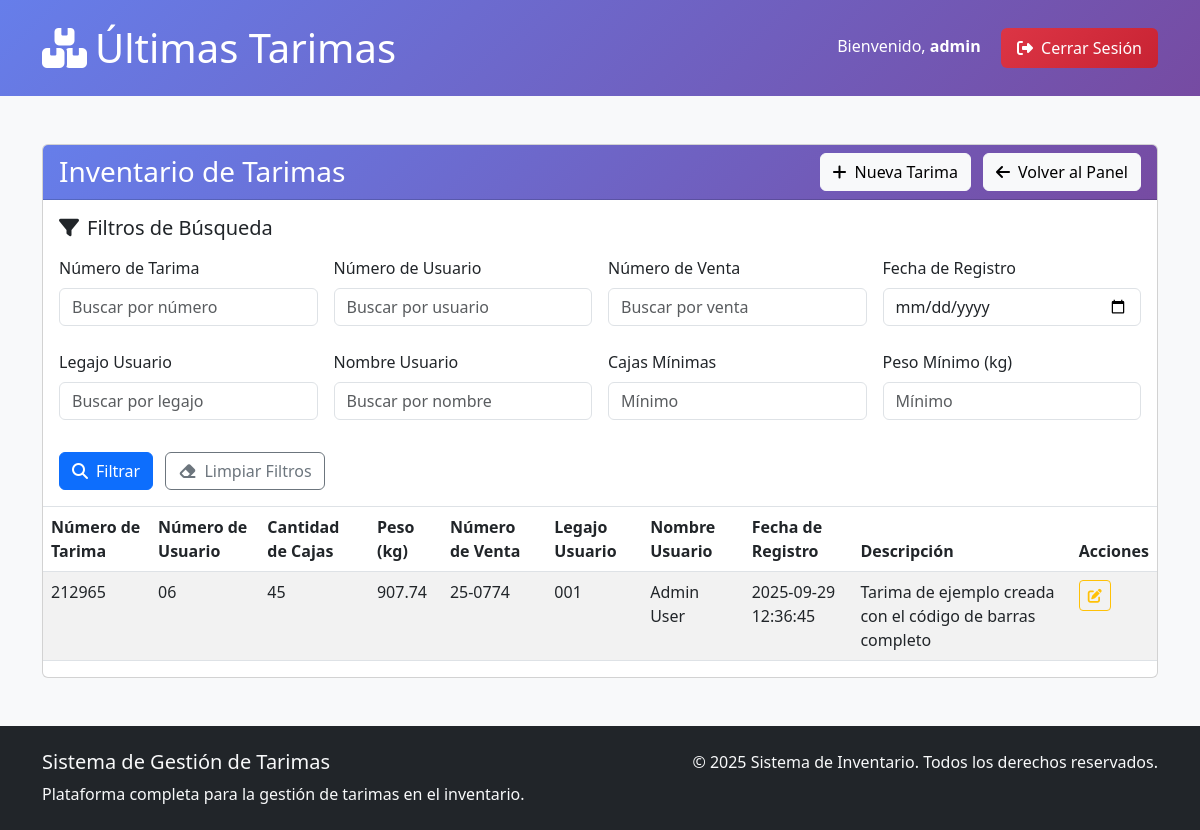
The page /tarimas (signed in) on the database its author committed.
### tables this page shows
CREATE TABLE tarimas (
    id_tarima INT AUTO_INCREMENT PRIMARY KEY,
    codigo_barras VARCHAR(30) NOT NULL,
    numero_tarima VARCHAR(6) NOT NULL,
    numero_usuario VARCHAR(2) NOT NULL,
    cantidad_cajas INT NOT NULL,
    peso DECIMAL(10,2) DEFAULT 0.00,
    numero_venta VARCHAR(10) NOT NULL,
    descripcion TEXT,
    id_usuario INT,
    fecha_registro TIMESTAMP DEFAULT CURRENT_TIMESTAMP,
    FOREIGN KEY (id_usuario) REFERENCES usuarios(id_usuario) ON DELETE SET NULL ON UPDATE CASCADE
);

CREATE TABLE usuarios (
    id_usuario INT AUTO_INCREMENT PRIMARY KEY,
    username VARCHAR(50) NOT NULL UNIQUE,
    email VARCHAR(100) NOT NULL UNIQUE,
    password VARCHAR(255) NOT NULL,
    first_name VARCHAR(50) NOT NULL,
    last_name VARCHAR(50) NOT NULL,
    legajo VARCHAR(20) NOT NULL,
    department VARCHAR(100),
    id_rol INT DEFAULT 2,
    activo TINYINT(1) DEFAULT 1,
    created_at TIMESTAMP DEFAULT CURRENT_TIMESTAMP,
    updated_at TIMESTAMP DEFAULT CURRENT_TIMESTAMP ON UPDATE CURRENT_TIMESTAMP,
    FOREIGN KEY (id_rol) REFERENCES roles(id_rol)
);

### controllers/TarimaController.php (called while the page is built, shortened)
<?php
require_once __DIR__ . '/../models/Tarima.php';
class TarimaController extends Controller {
    private $tarimaModel;
    public function __construct() {
        $this->tarimaModel = new Tarima();
    }
    public function listarTarimas() {
        $filtros = [
            'numero_tarima' => $_GET['numero_tarima'] ?? '',
            'numero_usuario' => $_GET['numero_usuario'] ?? '',
            'numero_venta' => $_GET['numero_venta'] ?? '',
            'fecha_registro' => $_GET['fecha_registro'] ?? '',
            'legajo' => $_GET['legajo'] ?? '',
            'nombre_usuario' => $_GET['nombre_usuario'] ?? '',
            'cantidad_cajas_min' => $_GET['cantidad_cajas_min'] ?? '',
            'peso_min' => $_GET['peso_min'] ?? ''
        ];
        $tarimas = $this->tarimaModel->getTarimasFiltradas($filtros);
        $data = [
            'username' => $_SESSION['username'],
            'tarimas' => $tarimas,
            'role' => $_SESSION['role'] ?? 'produccion',
            'filtros' => $filtros
        ];
        $this->view('tarimas/listar_tarimas', $data);
    }
}

### models/Database.php (called while the page is built)
<?php
class Database {
    private static $instance = null;
    private $pdo;
    private function __construct() {
        try {
            $this->pdo = new PDO("mysql:host=" . DB_HOST . ";dbname=" . DB_NAME, DB_USER, DB_PASS);
            $this->pdo->setAttribute(PDO::ATTR_ERRMODE, PDO::ERRMODE_EXCEPTION);
        } catch(PDOException $e) {
            die("Error de conexión: " . $e->getMessage());
        }
    }
    public static function getInstance() {
        if (self::$instance === null) {
            self::$instance = new self();
        }
        return self::$instance;
    }
    public function getConnection() {
        return $this->pdo;
    }
}

### models/Tarima.php (called while the page is built, shortened)
<?php
require_once __DIR__ . '/Database.php';
class Tarima {
    private $db;
    public function __construct() {
        $this->db = Database::getInstance()->getConnection();
    }
    public function getTarimasFiltradas($filtros) {
        $numero_tarima = !empty($filtros['numero_tarima']) ? $filtros['numero_tarima'] : null;
        $numero_usuario = !empty($filtros['numero_usuario']) ? $filtros['numero_usuario'] : null;
        $numero_venta = !empty($filtros['numero_venta']) ? $filtros['numero_venta'] : null;
        $fecha_registro = !empty($filtros['fecha_registro']) ? $filtros['fecha_registro'] : null;
        $legajo = !empty($filtros['legajo']) ? $filtros['legajo'] : null;
        $nombre_usuario = !empty($filtros['nombre_usuario']) ? $filtros['nombre_usuario'] : null;
        $cantidad_cajas_min = !empty($filtros['cantidad_cajas_min']) && is_numeric($filtros['cantidad_cajas_min']) ? (int)$filtros['cantidad_cajas_min'] : null;
        $peso_min = !empty($filtros['peso_min']) && is_numeric($filtros['peso_min']) ? (float)$filtros['peso_min'] : null;
        $numero_tarima = ($numero_tarima === '') ? null : $numero_tarima;
        $numero_usuario = ($numero_usuario === '') ? null : $numero_usuario;
        $numero_venta = ($numero_venta === '') ? null : $numero_venta;
        $legajo = ($legajo === '') ? null : $legajo;
        $nombre_usuario = ($nombre_usuario === '') ? null : $nombre_usuario;
        $sql = "CALL FiltrarTarimas(?, ?, ?, ?, ?, ?, ?, ?)";
        $stmt = $this->db->prepare($sql);
        $stmt->execute([
            $numero_tarima,
            $numero_usuario,
            $numero_venta,
            $fecha_registro,
            $legajo,
            $nombre_usuario,
            $cantidad_cajas_min,
            $peso_min
        ]);
        $results = $stmt->fetchAll(PDO::FETCH_ASSOC);
        return $results;
    }
}

### views/tarimas/listar_tarimas.php (the view, shortened to what this page needs)
<header class="form-header">
    <div class="container">
        <div class="row align-items-center">
            <div class="col-md-8">
                <h1 class="mb-0"><i class="fas fa-boxes me-2"></i>Últimas Tarimas</h1>
            </div>
            <div class="col-md-4 text-md-end">
                <span class="me-3">Bienvenido, <strong><?= htmlspecialchars($username ?? ''); ?></strong></span>
                <a href="<?= BASE_URL ?>/auth/logout" class="btn logout-btn text-white">
                    <i class="fas fa-sign-out-alt me-1"></i> Cerrar Sesión
                </a>
            </div>
        </div>
    </div>
</header>
<div class="container my-5">
    <div class="card">
        <div class="card-header d-flex justify-content-between align-items-center" style="background: linear-gradient(135deg, #667eea 0%, #764ba2 100%); color: white; ">
            <h3 class="mb-0">Inventario de Tarimas</h3>
            <div>
                <a href="<?= BASE_URL ?>/tarimas/nueva_tarima" class="btn btn-light me-2">
                    <i class="fas fa-plus me-2"></i>Nueva Tarima
                </a>
                <a href="<?= BASE_URL ?>/dashboard" class="btn btn-light">
                    <i class="fas fa-arrow-left me-2"></i>Volver al Panel
                </a>
            </div>
        </div>
        <div class="card-body border-bottom">
            <h5 class="mb-3"><i class="fas fa-filter me-2"></i>Filtros de Búsqueda</h5>
            <form id="filtroTarimas" method="GET" action="<?= BASE_URL ?>/tarimas">
                <div class="row g-3">
                    <div class="col-md-3">
                        <label for="numero_tarima" class="form-label">Número de Tarima</label>
                        <input type="text" class="form-control" id="numero_tarima" name="numero_tarima" value="<?= htmlspecialchars($filtros['numero_tarima'] ?? ''); ?>" placeholder="Buscar por número">
                    </div>
                    <div class="col-md-3">
                        <label for="numero_usuario" class="form-label">Número de Usuario</label>
                        <input type="text" class="form-control" id="numero_usuario" name="numero_usuario" value="<?= htmlspecialchars($filtros['numero_usuario'] ?? ''); ?>" placeholder="Buscar por usuario">
                    </div>
                    <div class="col-md-3">
                        <label for="numero_venta" class="form-label">Número de Venta</label>
                        <input type="text" class="form-control" id="numero_venta" name="numero_venta" value="<?= htmlspecialchars($filtros['numero_venta'] ?? ''); ?>" placeholder="Buscar por venta">
                    </div>
                    <div class="col-md-3">
                        <label for="fecha_registro" class="form-label">Fecha de Registro</label>
                        <input type="date" class="form-control" id="fecha_registro" name="fecha_registro" value="<?= htmlspecialchars($filtros['fecha_registro'] ?? ''); ?>">
                    </div>
                </div>
                <div class="row g-3 mt-2">
                    <div class="col-md-3">
                        <label for="legajo" class="form-label">Legajo Usuario</label>
                        <input type="text" class="form-control" id="legajo" name="legajo" value="<?= htmlspecialchars($filtros['legajo'] ?? ''); ?>" placeholder="Buscar por legajo">
                    </div>
                    <div class="col-md-3">
                        <label for="nombre_usuario" class="form-label">Nombre Usuario</label>
                        <input type="text" class="form-control" id="nombre_usuario" name="nombre_usuario" value="<?= htmlspecialchars($filtros['nombre_usuario'] ?? ''); ?>" placeholder="Buscar por nombre">
                    </div>
                    <div class="col-md-3">
                        <label for="cantidad_cajas_min" class="form-label">Cajas Mínimas</label>
                        <input type="number" class="form-control" id="cantidad_cajas_min" name="cantidad_cajas_min" value="<?= htmlspecialchars($filtros['cantidad_cajas_min'] ?? ''); ?>" placeholder="Mínimo">
                    </div>
                    <div class="col-md-3">
                        <label for="peso_min" class="form-label">Peso Mínimo (kg)</label>
                        <input type="number" step="0.01" class="form-control" id="peso_min" name="peso_min" value="<?= htmlspecialchars($filtros['peso_min'] ?? ''); ?>" placeholder="Mínimo">
                    </div>
                </div>
                <div class="row g-3 mt-3">
                    <div class="col-12">
                        <button type="submit" class="btn btn-primary me-2">
                            <i class="fas fa-search me-2"></i>Filtrar
                        </button>
                        <button type="button" class="btn btn-outline-secondary" onclick="limpiarFiltros()">
                            <i class="fas fa-eraser me-2"></i>Limpiar Filtros
                        </button>
                    </div>
                </div>
            </form>
        </div>
        <div class="card-body p-0">
            <div class="table-responsive">
                <table class="table table-striped table-hover">
                    <thead>
                        <tr style="background: linear-gradient(135deg, #667eea 0%, #764ba2 100%); color: white;">
                            <th>Número de Tarima</th>
                            <th>Número de Usuario</th>
                            <th>Cantidad de Cajas</th>
                            <th>Peso (kg)</th>
                            <th>Número de Venta</th>
                            <th>Legajo Usuario</th>
                            <th>Nombre Usuario</th>
                            <th>Fecha de Registro</th>
                            <th>Descripción</th>
                            <?php if (isset($role) && $role === 'administrador'): ?>
                            <th>Acciones</th>
                            <?php endif; ?>
                        </tr>
                    </thead>
                    <tbody>
                        <?php if (!empty($tarimas)): ?>
                            <?php foreach ($tarimas as $tarima): ?>
                                <tr>
                                    <td><?= htmlspecialchars($tarima['numero_tarima']); ?></td>
                                    <td><?= htmlspecialchars($tarima['numero_usuario']); ?></td>
                                    <td><?= htmlspecialchars($tarima['cantidad_cajas']); ?></td>
                                    <td><?= htmlspecialchars($tarima['peso']); ?></td>
                                    <td><?= htmlspecialchars($tarima['numero_venta']); ?></td>
                                    <td><?= htmlspecialchars($tarima['legajo'] ?? 'N/A'); ?></td>
                                    <td><?= htmlspecialchars($tarima['nombre_usuario'] ?? 'N/A'); ?></td>
                                    <td><?= htmlspecialchars($tarima['fecha_registro']); ?></td>
                                    <td><?= htmlspecialchars($tarima['descripcion'] ?? ''); ?></td>
                                    <?php if (isset($role) && ($role === 'administrador' || $role === 'jefe_produccion')): ?>
                                    <td>
                                        <a href="<?= BASE_URL ?>/tarimas/editar_tarima/<?= $tarima['id_tarima']; ?>" class="btn btn-sm btn-outline-warning" title="Editar tarima">
                                            <i class="fas fa-edit"></i>
                                        </a>
                                    </td>
                                    <?php endif; ?>
                                </tr>
                            <?php endforeach; ?>
                        <?php else: ?>
                            <tr>
                                <td colspan="<?php echo (isset($role) && ($role === 'administrador' || $role === 'jefe_produccion')) ? 10 : 9; ?>" class="text-center text-muted">No hay tarimas registradas aún.</td>
                            </tr>
                        <?php endif; ?>
                    </tbody>
                </table>
            </div>
        </div>
    </div>
</div>

### rows shown on the page
tarimas: numero_tarima "212965", numero_usuario "06", cantidad_cajas "45", peso "907.74", numero_venta "25-0774", id_usuario.legajo "001", nombre_usuario "Admin User", fecha_registro "2025-09-29 12:36:45", descripcion "Tarima de ejemplo creada con el código de barras completo"

### other values the page prints
$username "admin"
